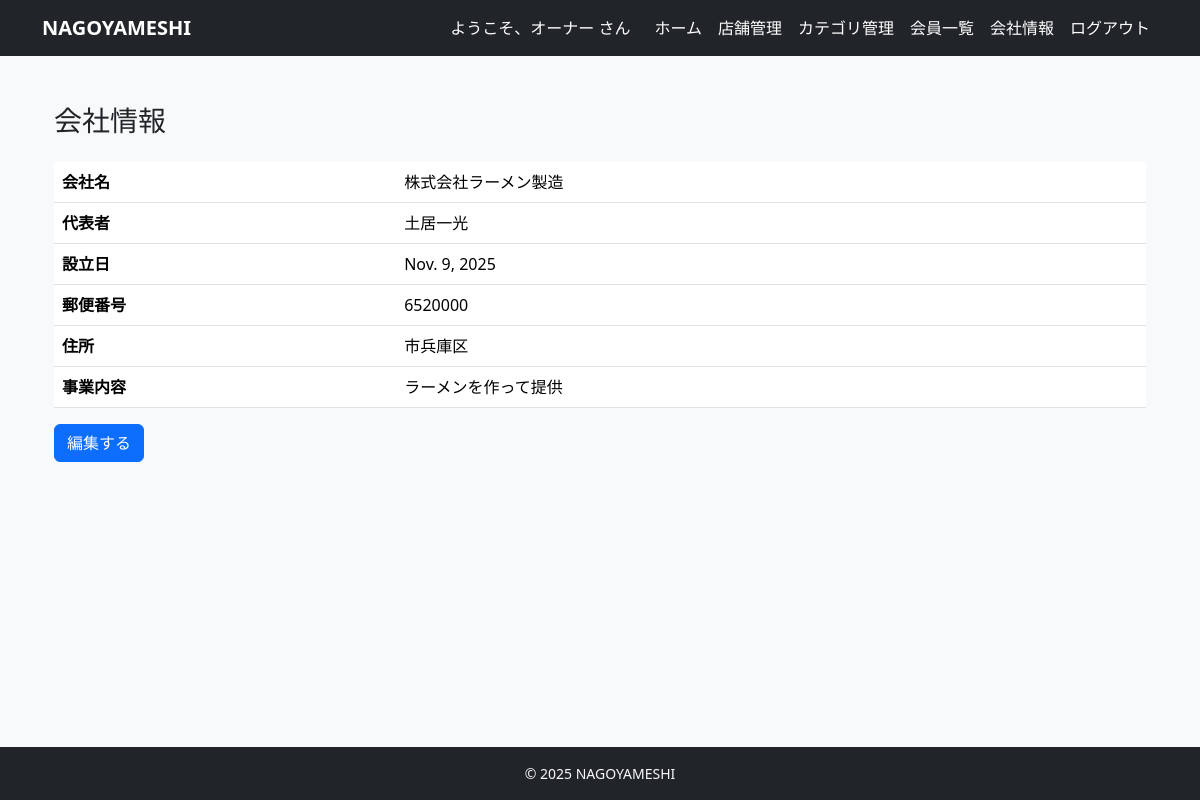
The app's page /owner/company/ (signed in) with its own data.
### accounts/models.py (models this page shows, shortened)
class User(AbstractUser):
    username = None  # 使わない（メールログインにする）
    email = models.EmailField(unique=True)
    name = models.CharField(max_length=10)
    name_kana = models.CharField(max_length=10)
    zipcode = models.CharField(max_length=8)
    address = models.CharField(max_length=20)
    tel = models.CharField(max_length=11)
    is_paid_member = models.BooleanField(default=False)
    is_owner_member = models.BooleanField(default=False)
    created_at = models.DateTimeField(auto_now_add=True)
    updated_at = models.DateTimeField(auto_now=True)
    USERNAME_FIELD = 'email'
    REQUIRED_FIELDS = ['name', 'name_kana', 'zipcode', 'address', 'tel']
    objects = CustomUserManager()

### restaurants/models.py (models this page shows, shortened)
class Company(models.Model):
    owner = models.OneToOneField(
        settings.AUTH_USER_MODEL,
        on_delete=models.CASCADE,
        related_name="company",
        null=True,  # 既存データがあるなら最初は許可しておくと楽
        blank=True,
    )
    name = models.CharField(max_length=100)
    representative = models.CharField(max_length=100)
    established_at = models.DateField(null=True, blank=True)
    zipcode = models.CharField(max_length=10)
    address = models.CharField(max_length=200)
    business = models.TextField()  # 事業内容
    created_at = models.DateTimeField(auto_now_add=True)
    updated_at = models.DateTimeField(auto_now=True)

### restaurants/views.py (the view)
# urls.py: path("owner/company/", views.OwnerCompanyDetailView.as_view(), name="company_detail"),
class OwnerCompanyDetailView(LoginRequiredMixin, OwnerRequiredMixin, TemplateView):
    template_name = "restaurants/owner_company_detail.html"
    def get_context_data(self, **kwargs):
        ctx = super().get_context_data(**kwargs)
        user = self.request.user
        ctx["company"] = getattr(user, "company", None)
        return ctx

### restaurants/views.py (called while the page is built)
    def test_func(self):
        user = self.request.user
        return user.is_authenticated and getattr(user, "is_owner_member", False)

### templates/restaurants/owner_company_detail.html (shortened to what this page needs)
{% extends "base.html" %}
{% block content %}
<div class="container py-4">
    <h1 class="mb-4 h3">会社情報</h1>
    <table class="table">
        <tr><th>会社名</th><td>{{ company.name }}</td></tr>
        <tr><th>代表者</th><td>{{ company.representative }}</td></tr>
        <tr><th>設立日</th><td>{{ company.established_at }}</td></tr>
        <tr><th>郵便番号</th><td>{{ company.zipcode }}</td></tr>
        <tr><th>住所</th><td>{{ company.address }}</td></tr>
        <tr><th>事業内容</th><td>{{ company.business }}</td></tr>
    </table>
    <a href="{% url 'restaurants:company_edit' %}" class="btn btn-primary">
        編集する
    </a>
</div>
{% endblock %}

### templates/base.html (shortened to what this page needs)
<!DOCTYPE html>
<html lang="ja">
<head>
    <link href="https://cdn.jsdelivr.net/npm/bootstrap@5.3.3/dist/css/bootstrap.min.css" rel="stylesheet"
>
</head>
<body class="bg-light d-flex flex-column min-vh-100">
    <nav class="navbar navbar-expand-lg navbar-dark bg-dark mb-4">
        <div class="container">
            <a class="navbar-brand fw-bold" href="/">NAGOYAMESHI</a>
            <div class="collapse navbar-collapse" id="navbarNav">
                <ul class="navbar-nav ms-auto align-items-center">
                    {% if user.is_authenticated %}
                    <li class="nav-item">
                        <span class="navbar-text me-3 text-white">
                            ようこそ、{{ user.name|default:user.email }} さん
                        </span>
                    </li>
                    {% if user.is_authenticated and user.is_owner_member %}
                    <li class="nav-item">
                        <a class="nav-link text-white" href="{% url 'restaurants:owner_dashboard' %}">ホーム</a>
                    </li>
                    {% else %}
                    <li class="nav-item">
                        <a class="nav-link text-white" href="{% url 'restaurants:restaurant_list' %}">ホーム</a>
                    </li>
                    {% endif %}
                    {% if user.is_owner_member %}
                    <li class="nav-item">
                        <a class="nav-link text-white" href="{% url 'restaurants:owner_restaurant_list' %}">店舗管理</a>
                    </li>
                    <li class="nav-item">
                        <a class="nav-link text-white" href="{% url 'restaurants:owner_category_list' %}">カテゴリ管理</a>
                    </li>
                    <li class="nav-item">
                        <a class="nav-link text-white" href="{% url 'restaurants:owner_member_list' %}">会員一覧</a>
                    </li>
                    <li class="nav-item">
                        <a class="nav-link text-white" href="{% url 'restaurants:company_detail' %}">会社情報</a>
                    </li>
                    <li class="nav-item">
                        <form method="post" action="{% url 'accounts:logout' %}" class="d-inline">
                            <button type="submit" class="btn btn-link nav-link text-white border-0 bg-transparent">
                                ログアウト
                            </button>
                        </form>
                    </li>
                    {% endif %}
                    {% endif %}
                </ul>
            </div>
        </div>
    </nav>
    <main class="container mb-5 flex-grow-1">
        {% block content %}{% endblock %}
    </main>
    <footer class="bg-dark text-light py-3 mt-auto">
        <div class="container text-center small">
            &copy; {{ now|default:"2025" }} NAGOYAMESHI
        </div>
    </footer>
</body>
</html>

### templates/base.html (style rules this page uses)
.navbar.navbar-dark .navbar-brand, .navbar.navbar-dark .navbar-text, .navbar.navbar-dark .navbar-nav .nav-link, .navbar.navbar-dark .navbar-nav .nav-link:visited, .navbar.navbar-dark .btn-link.nav-link { color: #ffffff !important; }

### records on screen
User: name "オーナー"
Company: name "株式会社ラーメン製造", representative "土居一光", established_at "Nov. 9, 2025", zipcode "6520000", address "市兵庫区", business "ラーメンを作って提供"

### other values on screen
{{ now|default:"2025" }} "2025"
